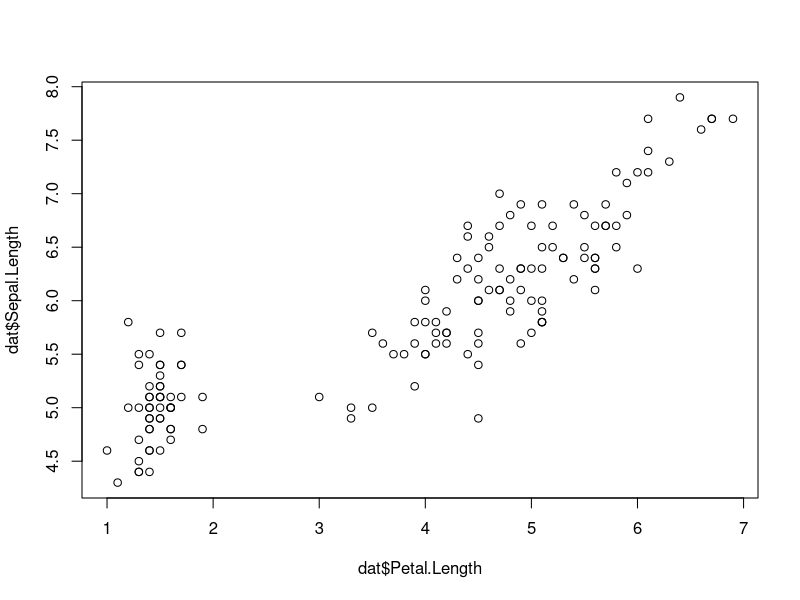
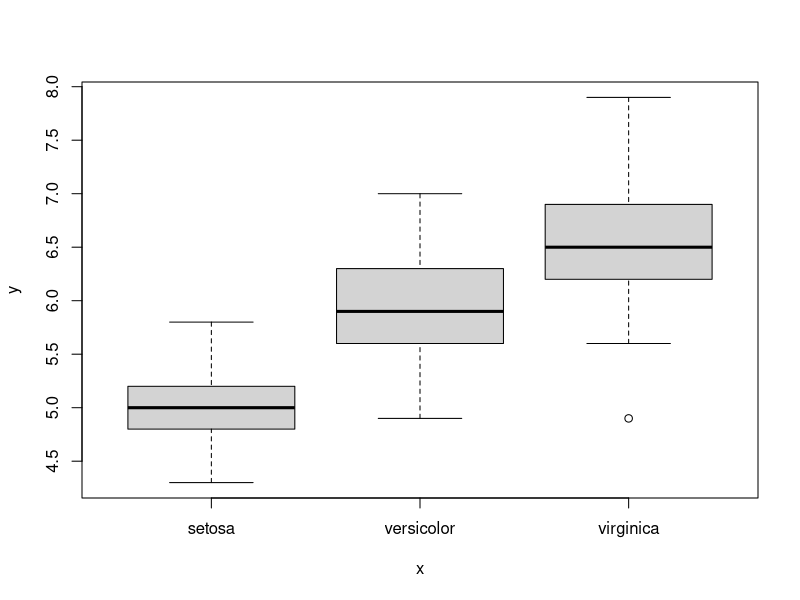
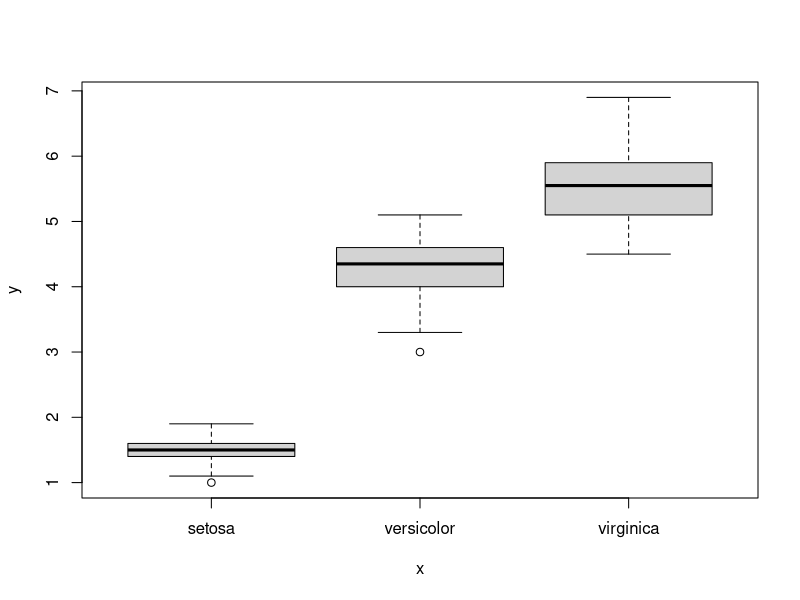
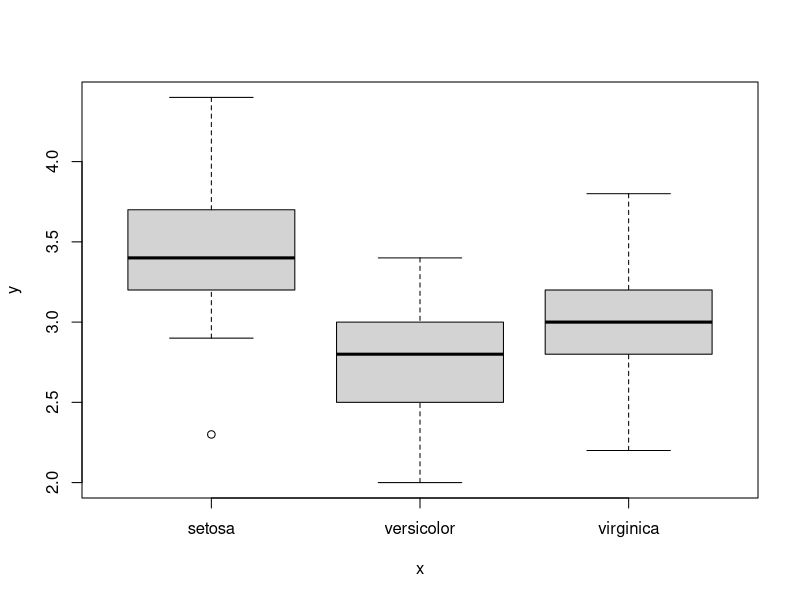
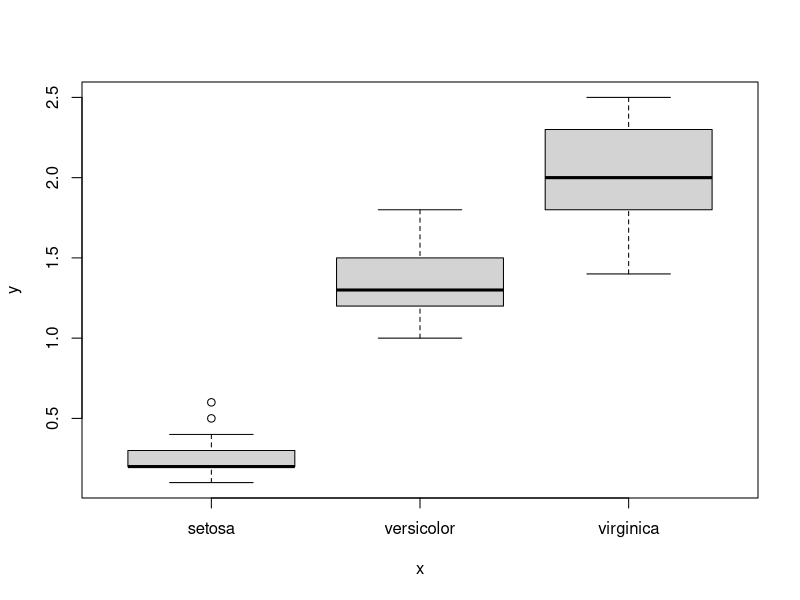
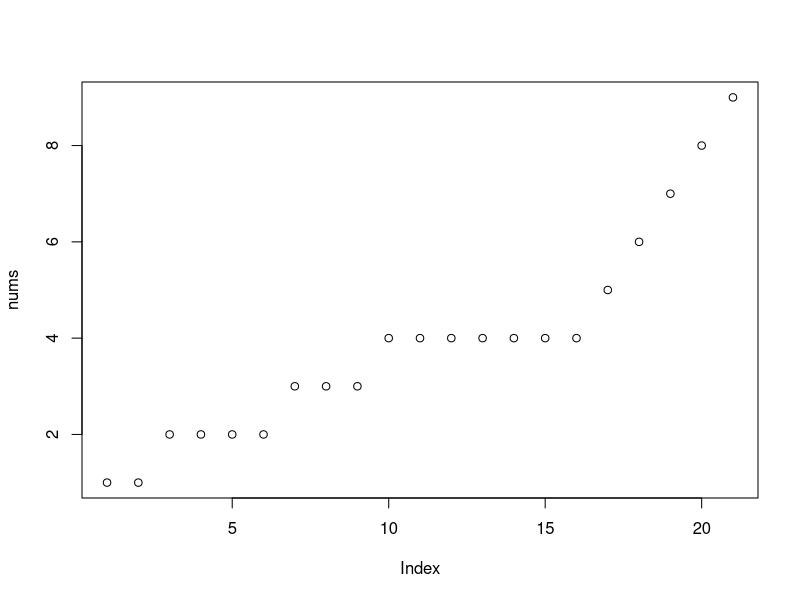
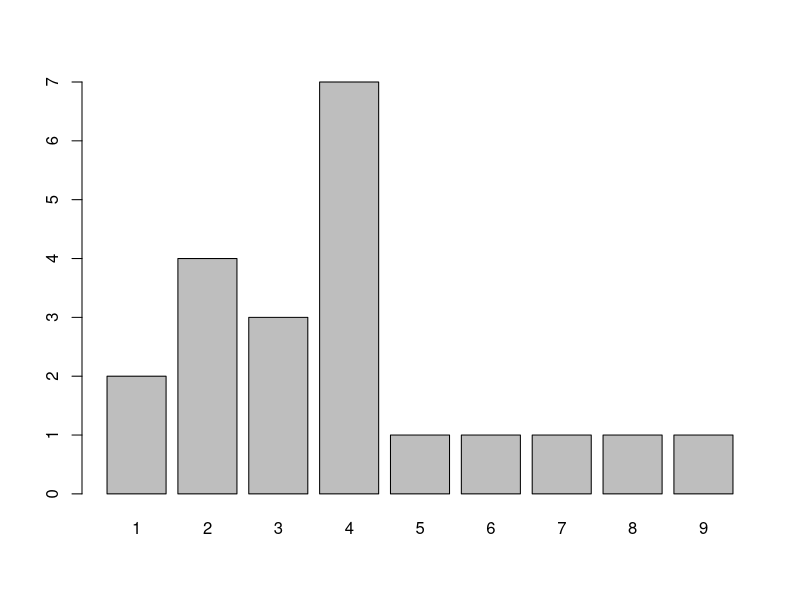

The R script that drew these images, in order:
###########################
#                         #
#    Assignment Week 3    #
#                         # 
###########################

# Instructions ####
# Fill in this script with stuff that we do in class.
# It might be a good idea to include comments/notes as well so you remember things we talk about
# At the end of this script are some comments with blank space after them
# They are plain-text instructions for what you need to accomplish.
# Your task is to write the code that accomplished those tasks.

# Then, make sure to upload this to both Canvas and your GitHub repository


getwd()


# Vector operations! ####

# Vectors are 1-dimensional series of values in some order
1:10 # ':' only works for integers
letters # built-in pre-made vector of a - z



vector1 <- c(1,2,3,4,5,6,7,8,9,10)
vector2 <- c(5,6,7,8,4,3,2,1,3,10)
#vector3 <- letters # letters and LETTERS are built-in vectors

vector1 + 5
vector2 / 2
vector1*vector2

#vector3 + 1 # can't add 1 to "a"


# Logical expressions (pay attention to these...they are used ALL THE TIME)
vector1 > 3
vector1 >= 3
vector1 < 5
vector1 <= 5
vector1 == 7
letters == "a"
letters != "c"
letters %in% c("a","b","c","z")
vector1 %in% 1:6


# Data Frames ####
# R has quite a few built-in data sets
data("iris") # load it like this

# For built-in data, there's often a 'help file'
?iris

# "Iris" is a 'data frame.' 
# Data frames are 2-dimensional (think Excel spreadsheet)
# Rows and columns
# Each row or column is a vector


dat <- iris # can rename the object to be easier to type if you want

# ways to get a peek at our data set
names(dat)
dim(dat)
head(dat)


# You can access specific columns of a "data frame" by name using '$'
dat$Species
dat$Sepal.Length

# You can also use square brackets to get specific 1-D or 2-D subsets of a data frame (rows and/or columns)
dat[1,1] # [Rows, Columns]
dat[1:3,5]

vector2[1]
letters[1:7]
letters[c(1,3,5,7)]


# Plotting ####

# Can make a quick plot....just give vectors for x and y axes
plot(x=dat$Petal.Length, y=dat$Sepal.Length)
plot(x=dat$Species, y=dat$Sepal.Length)
plot(x=dat$Species, y=dat$Petal.Length)
plot(x=dat$Species, y=dat$Sepal.Width)
plot(x=dat$Species, y=dat$Petal.Width)

# Object "Classes" ####

#check the classes of these vectors
class(dat$Petal.Length)
class(dat$Species)

# plot() function behaves differently depending on classes of objects given to it!

# Check all classes (for each column in dat)
str(dat)

# "Classes" of vectors can be changed if needed (you'll need to, for sure, at some point!)

# Let's try
nums <- c(1,1,2,2,2,2,3,3,3,4,4,4,4,4,4,4,5,6,7,8,9)
class(nums) # make sure it's numeric

# convert to a factor
as.factor(nums) # show in console
nums_factor <- as.factor(nums) #assign it to a new object as a factor
class(nums_factor) # check it


# convert numeric to character
as.character(vector1)
#as.character(vector1) + 5

# convert character to numeric
#as.numeric(vector3)




#check it out
plot(nums) 
plot(nums_factor)
# take note of how numeric vectors and factors behave differently in plot()




# Simple numeric functions
# R is a language built for data analysis and statistics so there is a lot of functionality built-in

max(vector1)
min(vector1)
median(vector1)
mean(vector1)
range(vector1)
summary(vector1)

# cumulative functions
cumsum(vector1)
cumprod(vector1)
cummin(vector1)
cummax(vector1)

# even has built-in statistical distributions (we will see more of these later)
dbinom(50,100,.5) # probability of getting exactly 50 heads out of 100 coin flips




# YOUR REMAINING HOMEWORK ASSIGNMENT (Fill in with code) ####

# 1.  Get a subset of the "iris" data frame where it's just even-numbered rows

#seq(2,150,2) # here's the code to get a list of the even numbers between 2 and 150

evenrows <- seq(2,150,2) #taking the number of rows
print(evenrows)
iris_even_numbered_rows <- iris[evenrows,0]
print(iris_even_numbered_rows)
# 2.  Create a new object called iris_chr which is a copy of iris, except where every column is a character class

iris_chara <- data.frame(lapply(iris, as.character), stringsAsFactors = FALSE)
print(iris_chara)
# 3.  Create a new numeric vector object named "Sepal.Area" which is the product of Sepal.Length and Sepal.Width

#Sepal.Area <- Sepal.Length * Sepal.Width

Sepal.Area <- iris$Sepal.Length * iris$Sepal.Width
print(Sepal.Area)
# 4.  Add Sepal.Area to the iris data frame as a new column
#this makes iris$Sepal.Area an object of iris(or child of iris)
iris$Sepal.Area <- Sepal.Area 

# 5.  Create a new dataframe that is a subset of iris using only rows where Sepal.Area is greater than 20 
      # (name it big_area_iris)
big_area_iris <- subset(iris, Sepal.Area > 20)

print(big_area_iris)
# 6.  Upload the last numbered section of this R script (with all answers filled in and tasks completed) 
      # to canvas
      # I should be able to run your R script and get all the right objects generated

